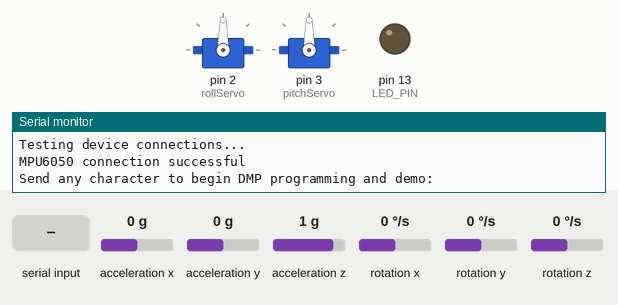
Recording of a sketch running on a simulated Arduino Uno, built with avr-gcc and run on an emulated ATmega328P. Shown: 2 × servo, output pins drawn as LEDs (lit = HIGH), the last lines printed to the serial monitor. Dashed ring = blinking. The test bench sets the inputs (shaded band); at power-on: acceleration x 0 g, acceleration y 0 g, acceleration z 1 g, rotation z 0 °/s, rotation x 0 °/s, rotation y 0 °/s. The sensor or clock chip raises its interrupt line as the real part does.

Above: at 0.9 s.
1.0 s: "1\n" received over Serial
At 2.4 s:
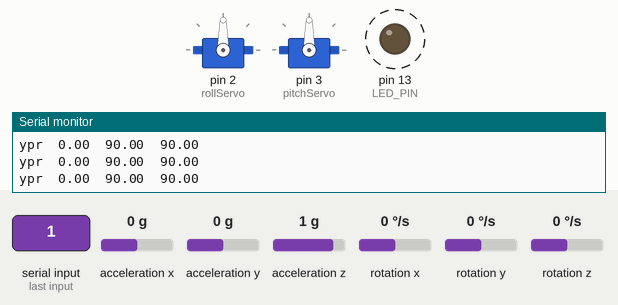
4.0 s: acceleration x set to -1.4 g
At 4.21 s:
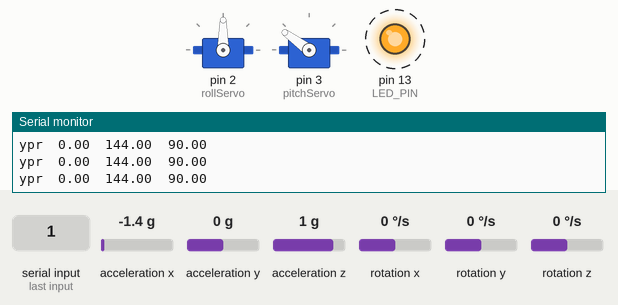
7.0 s: acceleration y set to -1.4 g
At 7.8 s:
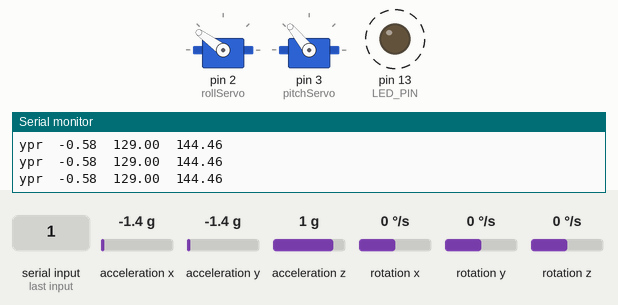
8.6 s: acceleration z set to -1.4 g
At 9.7 s:
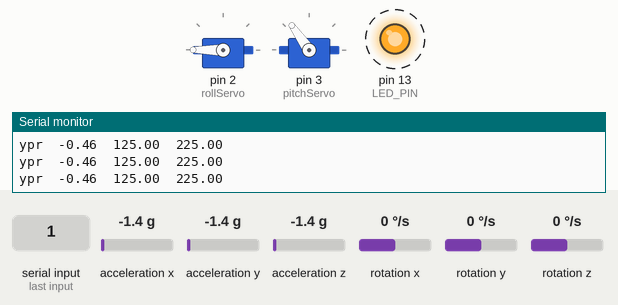
11.6 s: acceleration x set to -0.8 g
At 12.6 s:
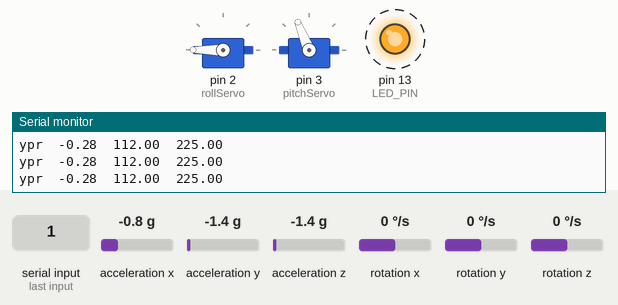
14.6 s: rotation z set to 100 °/s
Timing chart, 0 to 18.6 s (numbered marks = the images above; inputs shaded):
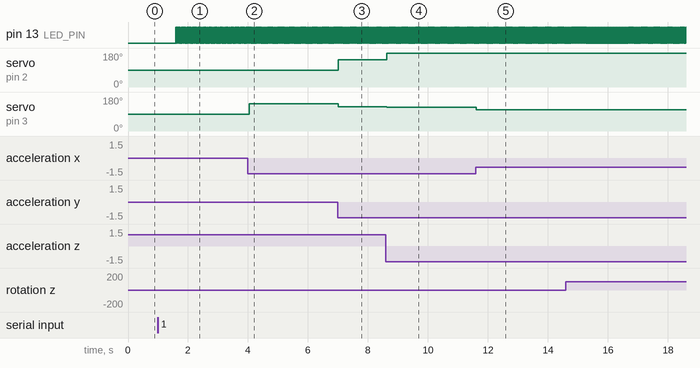

The sketch:

runFile.ino
```cpp
#include "I2Cdev.h"
#include "MPU6050_6Axis_MotionApps20.h"
#include <Servo.h>
Servo rollServo;
Servo pitchServo;
int pos = 0;

#if I2CDEV_IMPLEMENTATION == I2CDEV_ARDUINO_WIRE
    #include "Wire.h"
#endif

// class default I2C address is 0x68
// specific I2C addresses may be passed as a parameter here
// AD0 low = 0x68 (default for SparkFun breakout and InvenSense evaluation board)
// AD0 high = 0x69
MPU6050 mpu;
//MPU6050 mpu(0x69); // <-- use for AD0 high

#define OUTPUT_READABLE_YAWPITCHROLL


#define INTERRUPT_PIN 5  // use pin 2 on Arduino Uno & most boards
#define LED_PIN 13 // (Arduino is 13, Teensy is 11, Teensy++ is 6)
bool blinkState = false;

// MPU control/status vars
bool dmpReady = false;  // set true if DMP init was successful
uint8_t mpuIntStatus;   // holds actual interrupt status byte from MPU
uint8_t devStatus;      // return status after each device operation (0 = success, !0 = error)
uint16_t packetSize;    // expected DMP packet size (default is 42 bytes)
uint16_t fifoCount;     // count of all bytes currently in FIFO
uint8_t fifoBuffer[64]; // FIFO storage buffer

// orientation/motion vars
Quaternion q;           // [w, x, y, z]         quaternion container
VectorInt16 aa;         // [x, y, z]            accel sensor measurements
VectorInt16 aaReal;     // [x, y, z]            gravity-free accel sensor measurements
VectorInt16 aaWorld;    // [x, y, z]            world-frame accel sensor measurements
VectorFloat gravity;    // [x, y, z]            gravity vector
float euler[3];         // [psi, theta, phi]    Euler angle container
float ypr[3];           // [yaw, pitch, roll]   yaw/pitch/roll container and gravity vector

// packet structure for InvenSense teapot demo
uint8_t teapotPacket[14] = { '$', 0x02, 0,0, 0,0, 0,0, 0,0, 0x00, 0x00, '\r', '\n' };


volatile bool mpuInterrupt = false;     // indicates whether MPU interrupt pin has gone high
void dmpDataReady() {
    mpuInterrupt = true;
}


void setup() {
    // join I2C bus (I2Cdev library doesn't do this automatically)
    rollServo.attach(2);
    pitchServo.attach(3);
    #if I2CDEV_IMPLEMENTATION == I2CDEV_ARDUINO_WIRE
        Wire.begin();
        Wire.setClock(400000); // 400kHz I2C clock. Comment this line if having compilation difficulties
    #elif I2CDEV_IMPLEMENTATION == I2CDEV_BUILTIN_FASTWIRE
        Fastwire::setup(400, true);
    #endif
    Serial.begin(9600);
    while (!Serial); // wait for Leonardo enumeration, others continue immediately

    // NOTE: 8MHz or slower host processors, like the Teensy @ 3.3V or Arduino
    // Pro Mini running at 3.3V, cannot handle this baud rate reliably due to
    // the baud timing being too misaligned with processor ticks. You must use
    // 38400 or slower in these cases, or use some kind of external separate
    // crystal solution for the UART timer.

    // initialize device
    Serial.println(F("Initializing I2C devices..."));
    mpu.initialize();
    pinMode(INTERRUPT_PIN, INPUT);

    // verify connection
    Serial.println(F("Testing device connections..."));
    Serial.println(mpu.testConnection() ? F("MPU6050 connection successful") : F("MPU6050 connection failed"));

    // wait for ready
    Serial.println(F("\nSend any character to begin DMP programming and demo: "));
    while (Serial.available() && Serial.read()); // empty buffer
    while (!Serial.available());                 // wait for data
    while (Serial.available() && Serial.read()); // empty buffer again

    // load and configure the DMP
    Serial.println(F("Initializing DMP..."));
    devStatus = mpu.dmpInitialize();

    // supply your own gyro offsets here, scaled for min sensitivity
    mpu.setXGyroOffset(220);
    mpu.setYGyroOffset(76);
    mpu.setZGyroOffset(-85);
    mpu.setZAccelOffset(1788); // 1688 factory default for my test chip

    // make sure it worked (returns 0 if so)
    if (devStatus == 0) {
        // Calibration Time: generate offsets and calibrate our MPU6050
        mpu.CalibrateAccel(6);
        mpu.CalibrateGyro(6);
        mpu.PrintActiveOffsets();
        // turn on the DMP, now that it's ready
        Serial.println(F("Enabling DMP..."));
        mpu.setDMPEnabled(true);

        // enable Arduino interrupt detection
        Serial.print(F("Enabling interrupt detection (Arduino external interrupt "));
        Serial.print(digitalPinToInterrupt(INTERRUPT_PIN));
        Serial.println(F(")..."));
        attachInterrupt(digitalPinToInterrupt(INTERRUPT_PIN), dmpDataReady, RISING);
        mpuIntStatus = mpu.getIntStatus();

        // set our DMP Ready flag so the main loop() function knows it's okay to use it
        Serial.println(F("DMP ready! Waiting for first interrupt..."));
        dmpReady = true;

        // get expected DMP packet size for later comparison
        packetSize = mpu.dmpGetFIFOPacketSize();
    } else {
        // ERROR!
        // 1 = initial memory load failed
        // 2 = DMP configuration updates failed
        // (if it's going to break, usually the code will be 1)
        Serial.print(F("DMP Initialization failed (code "));
        Serial.print(devStatus);
        Serial.println(F(")"));
    }

    // configure LED for output
    pinMode(LED_PIN, OUTPUT);
}


void loop() {
    // if programming failed, don't try to do anything
    if (!dmpReady) return;
    // read a packet from FIFO
    if (mpu.dmpGetCurrentFIFOPacket(fifoBuffer)) { // Get the Latest packet

        #ifdef OUTPUT_READABLE_YAWPITCHROLL
            // display Euler angles in degrees
            mpu.dmpGetQuaternion(&q, fifoBuffer);
            mpu.dmpGetGravity(&gravity, &q);
            mpu.dmpGetYawPitchRoll(ypr, &q, &gravity);

            ypr[2] = ypr[2] * -180/M_PI;
            //ypr[2] = map(ypr[2],0,180,0,180);
            ypr[1] = ypr[1] * 180/M_PI;
            ypr[1] = map(ypr[1],-90,90,0,180);
            rollServo.write(90+ypr[2]);
            pitchServo.write(180-ypr[1]);

            Serial.print("ypr\t");
            Serial.print(ypr[0]);
            Serial.print("\t");
            Serial.print(180-ypr[1]);
            Serial.print("\t");
            Serial.println(90+ypr[2]);
        #endif


        // blink LED to indicate activity
        blinkState = !blinkState;
        digitalWrite(LED_PIN, blinkState);
    }
}
```

Measured:
- after the input at 1.0 s, pin 13 (LED_PIN): alternates HIGH for 0.02 s and LOW for 0.02 s, starting after 0.59 s
- after the input at 4.0 s, servo on pin 3 (pitchServo): 90° → 144° at once
- after the input at 7.0 s, servo on pin 2 (rollServo): 90° → 144° at once; servo on pin 3 (pitchServo): 144° → 129° at once
- after the input at 8.6 s, servo on pin 2 (rollServo): 144° → 180° at once; servo on pin 3 (pitchServo): 129° → 125° at once
- after the input at 11.6 s, servo on pin 3 (pitchServo): 125° → 112° at once
